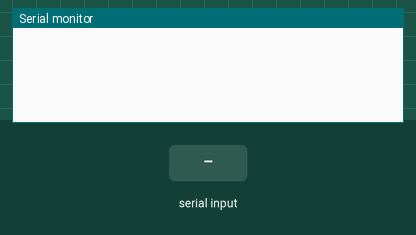
Bench run of a program on a simulated Arduino Uno, built with avr-gcc and run on an emulated ATmega328P. On the bench: the last lines printed to the serial monitor. The inputs (shaded band) are chosen by the test bench.

Above: at 1.6 s.
1.7 s: "V90\n" received over the second serial link
At 2.4 s:
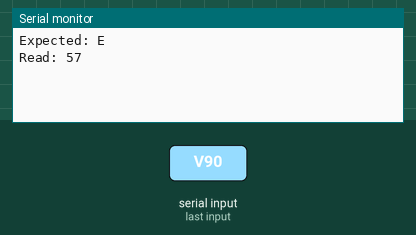
3.2 s: "V,45\n" received over the second serial link
At 3.6 s:
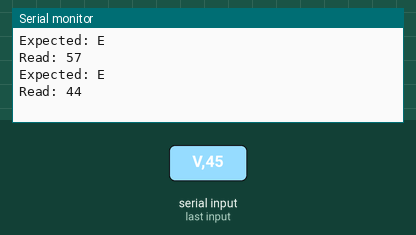

The program:

main.cpp
```cpp
#include <Arduino.h>
#include <SoftwareSerial.h>
#include "shared/EllipticCurve/ECDSA.h"
#include "shared/EllipticCurve/Protocol.h"

uint32_t privKey = 0xBA; // here, change. this is the private key

// start the software serial, for communication with the ESP32
SoftwareSerial SerialESP32(6,7);
ECDSA ecdsa;

void flush(Stream &serial);

ECDSA_keypair_t keys;

void setup(){
    Serial.begin(115200);
    SerialESP32.begin(115200);
    keys = ecdsa.make_keypair(privKey);
}

void loop(){
    if (SerialESP32.available()){
        switch (SerialESP32.peek())
        {
        case 'S':
            {
                SerialESP32.read();
                uint32_t hash = SerialESP32.parseInt();
                if (hash){
                    printSignature(ecdsa.sign(keys.privKey, hash), SerialESP32);
                } else {
                    SerialESP32.write('I');
                }
                break;
            }
        case 'P':
            SerialESP32.read();
            printPubKey(keys.Q, SerialESP32);
            break;
        case 'V':
        {
            uint32_t hash;
            ECDSA_sig_t sig;
            if (parseVerify(SerialESP32, &sig, &hash)){
                if (ecdsa.verify(keys.Q, sig, hash))
                    SerialESP32.println("OK");
                else
                    SerialESP32.println("INVALID SIG");
            }
            else{
                flush(SerialESP32);
                SerialESP32.println("ERROR IN SIG");
            }
            break;
        }
        default:
            SerialESP32.read();
            break;
        }
    }
}

// dump garbage
void flush(Stream &serial){
    while(serial.available())
        serial.read();
}
```

Measured:
- after the input at 1.7 s, the serial monitor: prints a new line at once (image 1)
- after the input at 3.2 s, the serial monitor: prints a new line at once (image 2)
